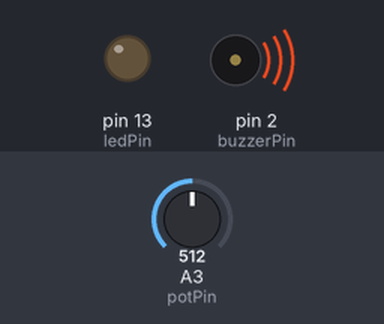
Bench run of a sketch on a simulated Arduino Uno, built with avr-gcc and run on an emulated ATmega328P. Shown: output pins drawn as LEDs (lit = HIGH), buzzer (waves = sounding). The test bench sets the inputs (shaded band); at power-on: A3 (potPin) = 512.

Above: at 1.2 s.
1.3 s: A3 (potPin) set to 484
At 2.4 s:
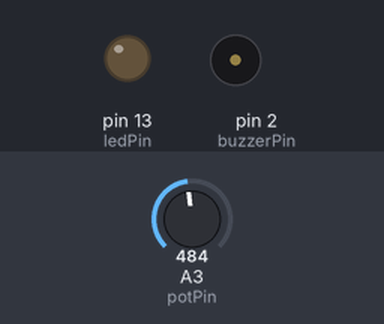
2.8 s: A3 (potPin) set to 307
4.3 s: A3 (potPin) set to 287
At 4.7 s:
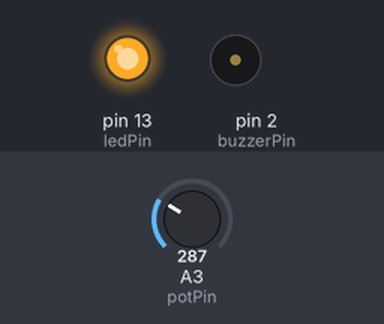
5.8 s: A3 (potPin) set to 306
At 7.0 s:
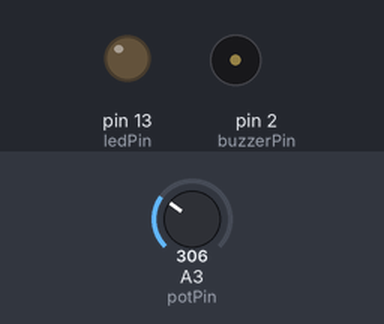
7.3 s: A3 (potPin) set to 290
At 8.2 s:
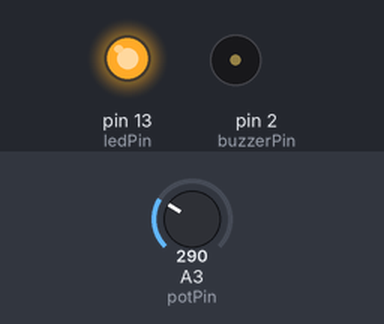
Timing chart, 0 to 9.8 s (numbered marks = the images above; inputs shaded):
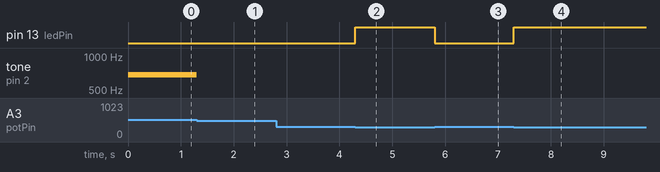

Measured:
- the behaviour switches between 501 and 500 on A3 (potPin) (found by bisection; images 0 and 1)
- the behaviour switches between 300 and 299 on A3 (potPin) (found by bisection; images 1 and 2)
- after the input at 1.3 s, tone on pin 2 (buzzerPin): 680 Hz → silent at once
- after the input at 2.8 s, every drawn part: stays the same
- after the input at 4.3 s, pin 13 (ledPin): LOW → HIGH at once
- after the input at 5.8 s, pin 13 (ledPin): HIGH → LOW at once
- after the input at 7.3 s, pin 13 (ledPin): LOW → HIGH at once

The sketch:

Oppgave05.ino
```cpp
const int ledPin = 13;
const int buzzerPin = 2;
const int delayTime = 250;
const int potPin = A3;
const int buzzLimit = 500;
const int ledLimit = 300;
int potValue;
int ledValue = LOW;
int buzzerValue = 0;

void setup()
{
    pinMode(ledPin, OUTPUT);
    pinMode(buzzerPin, OUTPUT);
    Serial.begin(115200);
}

void loop()
{
    potValue = analogRead(potPin);
    if (potValue > buzzLimit) {
        // Litt moro må vi ha
        tone(buzzerPin, (potValue - buzzLimit) * 15 + 500);
    } else {
        noTone(buzzerPin);
    }
    digitalWrite(ledPin, potValue < ledLimit);
}
```
